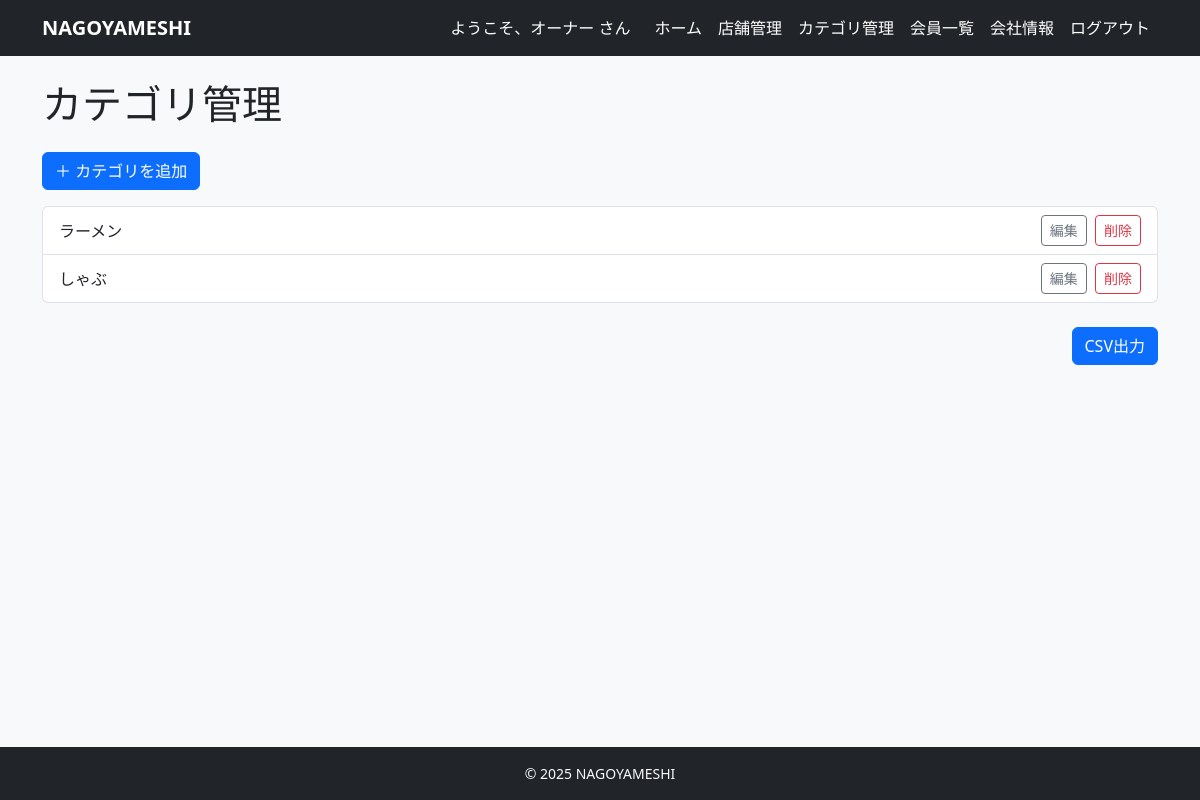
The app's page /owner/categories/ (signed in) with its own data.
### accounts/models.py (models this page shows, shortened)
class User(AbstractUser):
    username = None  # 使わない（メールログインにする）
    email = models.EmailField(unique=True)
    name = models.CharField(max_length=10)
    name_kana = models.CharField(max_length=10)
    zipcode = models.CharField(max_length=8)
    address = models.CharField(max_length=20)
    tel = models.CharField(max_length=11)
    is_paid_member = models.BooleanField(default=False)
    is_owner_member = models.BooleanField(default=False)
    created_at = models.DateTimeField(auto_now_add=True)
    updated_at = models.DateTimeField(auto_now=True)
    USERNAME_FIELD = 'email'
    REQUIRED_FIELDS = ['name', 'name_kana', 'zipcode', 'address', 'tel']
    objects = CustomUserManager()

### restaurants/models.py (models this page shows, shortened)
class Category(models.Model):
    company = models.ForeignKey(
        'Company',  # 文字列で指定しておくと定義順を気にせんでええけん無難や
        verbose_name="会社",
        on_delete=models.CASCADE, # 会社が消えたらカテゴリも消える
        null=True,  # 既存データがある場合に備えて一時的にTrue推奨
        blank=True
    )
    name = models.CharField("カテゴリ名", max_length=50)
    is_active = models.BooleanField("有効フラグ", default=True)
    created_at = models.DateTimeField(auto_now_add=True)
    updated_at = models.DateTimeField(auto_now=True)

### restaurants/views.py (the view)
# urls.py: path("owner/categories/", views.OwnerCategoryListView.as_view(), name="owner_category_list"),
class OwnerCategoryListView(OwnerCategoryMixin, ListView):
    template_name = "restaurants/owner_category_list.html"
    model = Category
    context_object_name = "categories"

### restaurants/views.py (called while the page is built)
    def test_func(self):
        user = self.request.user
        return (user.is_authenticated
                and getattr(user, "is_owner_member", False)
                and hasattr(user, "company"))

    def get_queryset(self):
        return Category.objects.filter(company=self.request.user.company)

### templates/restaurants/owner_category_list.html (shortened to what this page needs)
{% extends "base.html" %}
{% block content %}
<h1 class="mb-4">カテゴリ管理</h1>
<a href="{% url 'restaurants:owner_category_create' %}" class="btn btn-primary mb-3">
  ＋ カテゴリを追加
</a>
<ul class="list-group">
  {% for c in categories %}
  <li class="list-group-item d-flex justify-content-between align-items-center">
    {{ c.name }}
    <span>
      <a href="{% url 'restaurants:owner_category_edit' c.pk %}" class="btn btn-sm btn-outline-secondary me-1">
        編集
      </a>
      <a href="{% url 'restaurants:owner_category_delete' c.pk %}" class="btn btn-sm btn-outline-danger">
        削除
      </a>
    </span>
  </li>
  {% empty %}
  <li class="list-group-item text-muted">
    カテゴリがありません
  </li>
  {% endfor %}
</ul>
  <div class="d-flex justify-content-end mt-4 mb-4">
  <a href="{% url 'restaurants:owner_category_csv' %}" class="btn btn-primary">
    CSV出力
  </a>
</div>
{% endblock %}

### templates/base.html (shortened to what this page needs)
<!DOCTYPE html>
<html lang="ja">
<head>
    <link href="https://cdn.jsdelivr.net/npm/bootstrap@5.3.3/dist/css/bootstrap.min.css" rel="stylesheet"
>
</head>
<body class="bg-light d-flex flex-column min-vh-100">
    <nav class="navbar navbar-expand-lg navbar-dark bg-dark mb-4">
        <div class="container">
            <a class="navbar-brand fw-bold" href="/">NAGOYAMESHI</a>
            <div class="collapse navbar-collapse" id="navbarNav">
                <ul class="navbar-nav ms-auto align-items-center">
                    {% if user.is_authenticated %}
                    <li class="nav-item">
                        <span class="navbar-text me-3 text-white">
                            ようこそ、{{ user.name|default:user.email }} さん
                        </span>
                    </li>
                    {% if user.is_authenticated and user.is_owner_member %}
                    <li class="nav-item">
                        <a class="nav-link text-white" href="{% url 'restaurants:owner_dashboard' %}">ホーム</a>
                    </li>
                    {% else %}
                    <li class="nav-item">
                        <a class="nav-link text-white" href="{% url 'restaurants:restaurant_list' %}">ホーム</a>
                    </li>
                    {% endif %}
                    {% if user.is_owner_member %}
                    <li class="nav-item">
                        <a class="nav-link text-white" href="{% url 'restaurants:owner_restaurant_list' %}">店舗管理</a>
                    </li>
                    <li class="nav-item">
                        <a class="nav-link text-white" href="{% url 'restaurants:owner_category_list' %}">カテゴリ管理</a>
                    </li>
                    <li class="nav-item">
                        <a class="nav-link text-white" href="{% url 'restaurants:owner_member_list' %}">会員一覧</a>
                    </li>
                    <li class="nav-item">
                        <a class="nav-link text-white" href="{% url 'restaurants:company_detail' %}">会社情報</a>
                    </li>
                    <li class="nav-item">
                        <form method="post" action="{% url 'accounts:logout' %}" class="d-inline">
                            <button type="submit" class="btn btn-link nav-link text-white border-0 bg-transparent">
                                ログアウト
                            </button>
                        </form>
                    </li>
                    {% endif %}
                    {% endif %}
                </ul>
            </div>
        </div>
    </nav>
    <main class="container mb-5 flex-grow-1">
        {% block content %}{% endblock %}
    </main>
    <footer class="bg-dark text-light py-3 mt-auto">
        <div class="container text-center small">
            &copy; {{ now|default:"2025" }} NAGOYAMESHI
        </div>
    </footer>
</body>
</html>

### templates/base.html (style rules this page uses)
.navbar.navbar-dark .navbar-brand, .navbar.navbar-dark .navbar-text, .navbar.navbar-dark .navbar-nav .nav-link, .navbar.navbar-dark .navbar-nav .nav-link:visited, .navbar.navbar-dark .btn-link.nav-link { color: #ffffff !important; }

### records on screen
User: name "オーナー"
Category: name "ラーメン"
Category: name "しゃぶ"

### other values on screen
{{ now|default:"2025" }} "2025"
